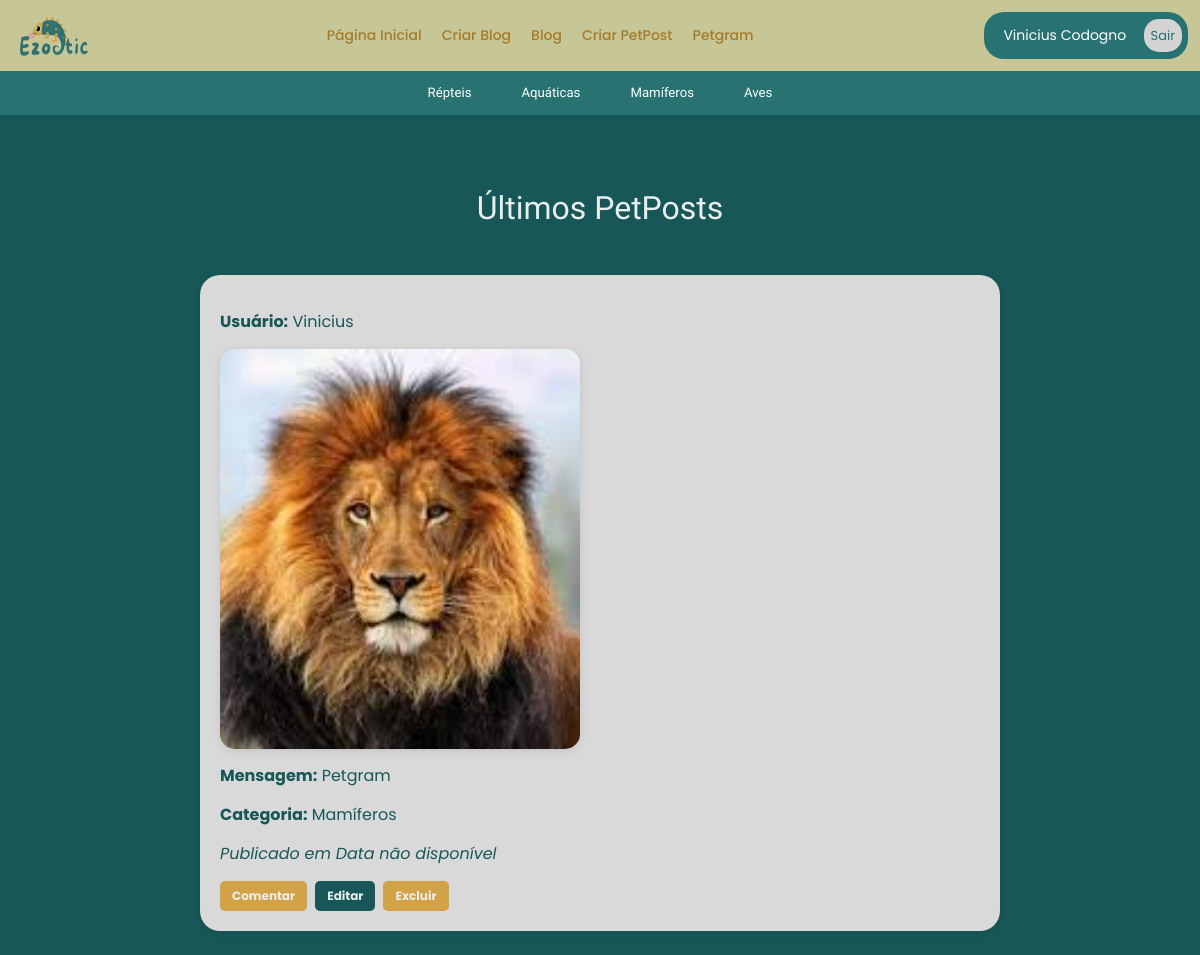
The page /petgram/lista/ (signed in) on the database as committed earlier.
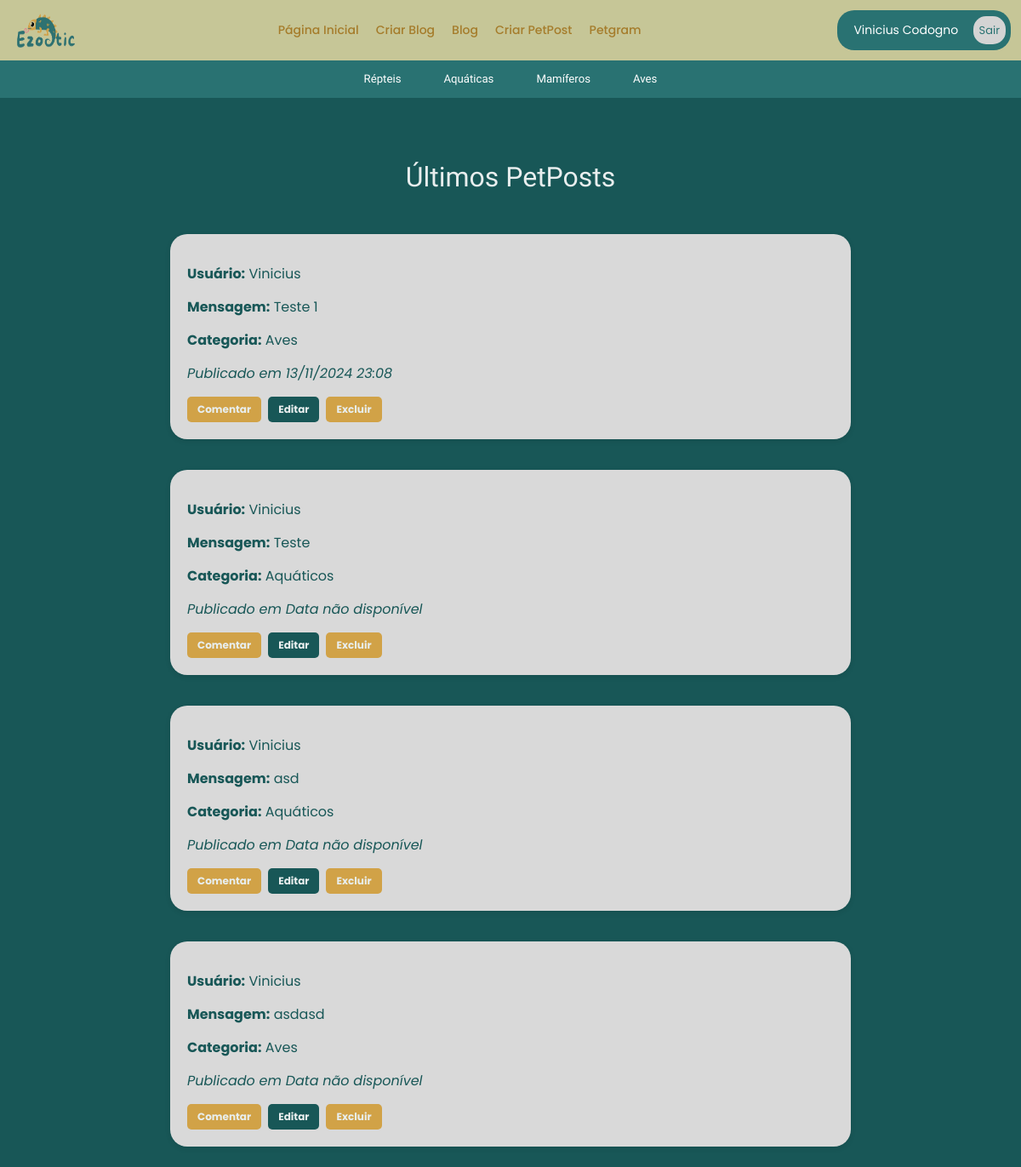
The same page on the database as committed later.
### app/models.py (models this page shows, shortened)
class Petgram(db.Model):
    id = db.Column(db.Integer, primary_key=True)
    mensagem = db.Column(db.Text, nullable=False)
    user_id = db.Column(db.Integer, db.ForeignKey('user.id'), nullable=False)
    comentarios = db.relationship('ComentarioPetgram', backref='petgram', lazy=True)
    imagem = db.Column(db.String, nullable=True)
    categoria_petgram = db.Column(db.String(50), nullable=True)
    data_criacao = db.Column(db.DateTime, default=datetime.utcnow)

class User(db.Model, UserMixin):
    id = db.Column(db.Integer, primary_key=True)
    nome = db.Column(db.String, nullable=True)
    sobrenome = db.Column(db.String, nullable=True)
    email = db.Column(db.String, nullable=True)
    senha = db.Column(db.String, nullable=True)
    posts = db.relationship('Post', backref='user', lazy=True)
    petgrams = db.relationship('Petgram', backref='user', lazy=True)
    comentarios_petgram = db.relationship('ComentarioPetgram', backref='user', lazy=True)

### app/views.py (the view)
@app.route('/petgram/lista/', methods=['GET', 'POST'])
def petgramLista():
    petgrams = Petgram.query.order_by(Petgram.data_criacao.desc()).limit(5).all()
    return render_template('petgram/petgram.html', petgrams=petgrams)

### app/models.py (called while the page is built)
@login_manager.user_loader
def load_user(user_id):
    return User.query.get(user_id)

### app/templates/petgram/petgram.html (shortened to what this page needs)
{% extends 'base.html' %}
{% block content %}
{% include 'nave/nave.html' %}
{% include 'nave/nave_petgram.html' %}
    <div class="container">
        <div class="row mt-4">
            <h2 class="ultimas-postagens w-100 text-center">Últimos PetPosts</h2>
            <div class="col-12">
                <table class="table">
                    <tbody>
                        {% for linha in petgrams %}
                        <tr>
                            <td colspan="4">
                                <div class="post-estrutura">
                                    <p><strong>Usuário:</strong> {{ linha.user.nome }}</p>
                                    {% if linha.imagem %}
                                        <img class="img-post" src="{{ url_for('static', filename='uploads/' ~ linha.imagem) }}" alt="Imagem do Petgram" class="img-fluid mb-2" style="width: 30vw; height: 50vh;">
                                    {% endif %}
                                    <p><strong>Mensagem:</strong> {{ linha.mensagem }}</p>
                                    <p><strong>Categoria:</strong> {{ linha.categoria_petgram }}</p>
                                    <p><em>Publicado em
                                        {{ linha.data_criacao.strftime('%d/%m/%Y %H:%M') if linha.data_criacao else "Data não disponível" }}
                                    </em></p>
                                    <div class="d-flex align-items-center">
                                        <button class="btn btn-comentar btn-sm me-2" data-bs-toggle="modal" data-bs-target="#comentariosModal{{ linha.id }}">
                                           Comentar
                                        </button>
                                        <a href="{{ url_for('editar_petgram', petgram_id=linha.id) }}" class="btn btn-editar btn-sm me-2">Editar</a>
                                        <form action="{{ url_for('excluir_petgram', petgram_id=linha.id) }}" method="POST" style="display:inline;">
                                            <button type="submit" class="btn btn-excluir btn-sm">Excluir</button>
                                        </form>
                                    </div>
                                </div>
                            </td>
                        </tr>
                        {% endfor %}
                    </tbody>
                </table>
            </div>
        </div>
    </div>
{% endblock %}

Rows that differ between the two databases and show on the page:
added Petgram: user.nome "Vinicius", mensagem "Teste 1", categoria_petgram "Aves", data_criacao "13/11/2024 23:08"
changed Petgram: mensagem "Petgram" → "Teste"; categoria_petgram "Mamíferos" → "Aquáticos"; imagem: picture removed
added Petgram: user.nome "Vinicius", mensagem "asd", categoria_petgram "Aquáticos", data_criacao "Data não disponível"
added Petgram: user.nome "Vinicius", mensagem "asdasd", categoria_petgram "Aves", data_criacao "Data não disponível"
